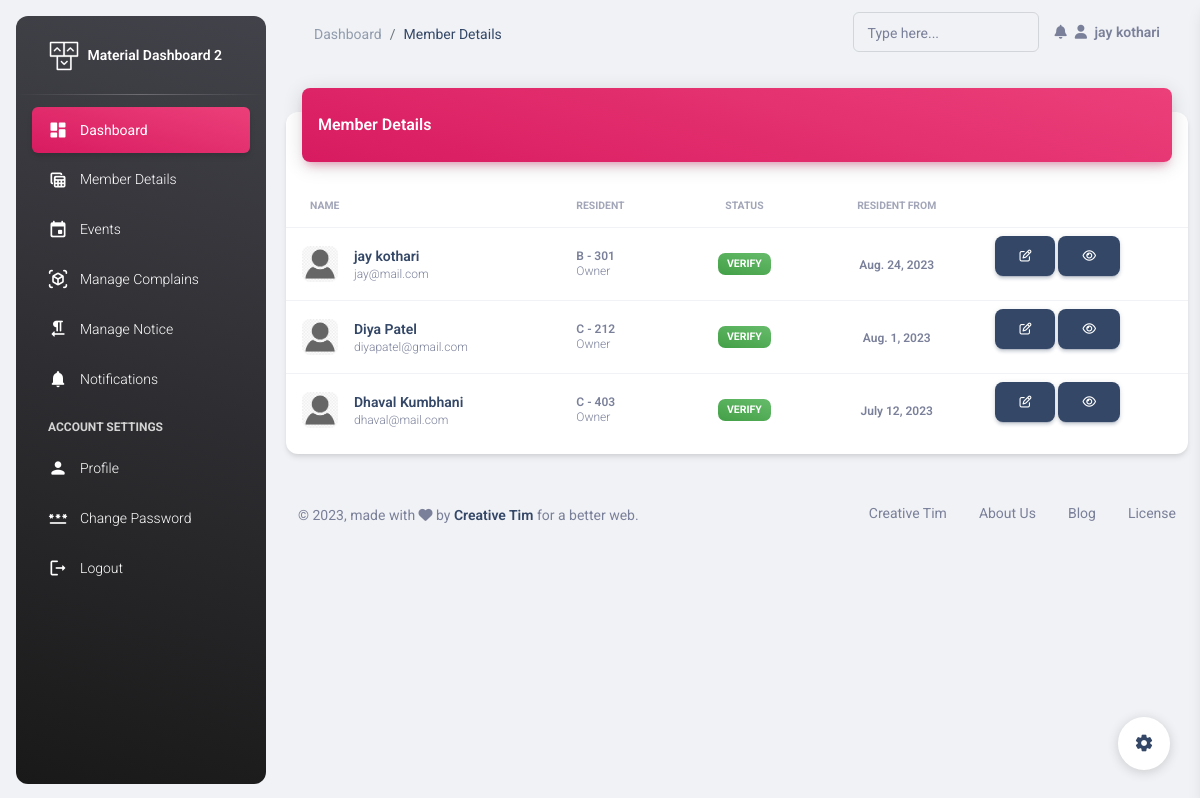
The app's page /sec/member-details/ (signed in) with its own data.
### Secretory/models.py (models this page shows, shortened)
class Secratory(models.Model):
    name = models.CharField(max_length=30)
    email = models.EmailField(unique=True)
    mobile = models.CharField(max_length=10)
    address = models.TextField()
    password = models.CharField(max_length=30)
    sec_from = models.DateField(auto_now_add=True)
    profile_pic = models.FileField(upload_to='profile',default='avtar.png')

### Members/models.py (models this page shows, shortened)
class Member(models.Model):
    fname = models.CharField(max_length=30)
    lname = models.CharField(max_length=30)
    mobile = models.CharField(max_length=13)
    email = models.EmailField(unique=True)
    flat_no = models.IntegerField()
    wing = models.CharField(max_length=1)
    res_from = models.DateField(null=True)
    created_on = models.DateTimeField(auto_now_add=True)
    res_type = models.CharField(max_length=20,default='Owner',choices=choice)
    verify = models.BooleanField(default=False)
    pic = models.FileField(upload_to='member_pic',default='avtar.png')
    password = models.CharField(max_length=30,null=True,blank=True)

### Secretory/views.py (the view)
# urls.py: path('member-details/',views.member_details, name='member-details'),
def member_details(request):
        user = Secratory.objects.get(email=request.session['email'])
        members = Member.objects.all()
        return render(request,'member-details.html',{'user':user,'members':members})

### Secretory/templates/member-details.html (shortened to what this page needs)
{% extends 'header.html' %}
{% load static %}
{% block page %}
Member Details
{% endblock %}
{% block content %}
<div class="container-fluid py-4">
    <div class="row">
      <div class="col-12">
        <div class="card my-4">
          <div class="card-header p-0 position-relative mt-n4 mx-3 z-index-2">
            <div class="bg-gradient-primary shadow-primary border-radius-lg pt-4 pb-3">
              <h6 class="text-white text-capitalize ps-3">Member Details</h6>
            </div>
          </div>
          <div class="card-body px-0 pb-2">
            <div class="table-responsive p-0">
              <table class="table align-items-center mb-0">
                <thead>
                  <tr>
                    <th class="text-uppercase text-secondary text-xxs font-weight-bolder opacity-7">Name</th>
                    <th class="text-uppercase text-secondary text-xxs font-weight-bolder opacity-7 ps-2">Resident</th>
                    <th class="text-center text-uppercase text-secondary text-xxs font-weight-bolder opacity-7">Status</th>
                    <th class="text-center text-uppercase text-secondary text-xxs font-weight-bolder opacity-7">Resident From</th>
                    <th class="text-secondary opacity-7"></th>
                  </tr>
                </thead>
                <tbody>
                  {% for member in members %}
                  <tr>
                    <td>
                      <div class="d-flex px-2 py-1">
                        <div>
                          <img src="{{member.pic.url}}" class="avatar avatar-sm me-3 border-radius-lg" alt="user1">
                        </div>
                        <div class="d-flex flex-column justify-content-center">
                          <h6 class="mb-0 text-sm">{{member.fname}}  {{member.lname}}</h6>
                          <p class="text-xs text-secondary mb-0">{{member.email}}</p>
                        </div>
                      </div>
                    </td>
                    <td>
                      <p class="text-xs font-weight-bold mb-0">{{member.wing}} - {{member.flat_no}}</p>
                      <p class="text-xs text-secondary mb-0">{{member.res_type}}</p>
                    </td>
                    <td class="align-middle text-center text-sm">
                      {% if member.verify %}
                      <span class="badge badge-sm bg-gradient-success">Verify</span>
                      {% else %}
                      <span class="badge badge-sm bg-gradient-danger">Not Verify</span>
                      {% endif %}
                    </td>
                    <td class="align-middle text-center">
                      <span class="text-secondary text-xs font-weight-bold">{{member.res_from}}</span>
                    </td>
                    <td class="align-middle">
                      <a href="{% url 'edit-member' member.id    %}" class="text-secondary font-weight-bold text-xs" data-toggle="tooltip" data-original-title="Edit user">
                        <button class="btn btn-dark"><i class="fa fa-edit"></i></button>
                      </a>
                      <a href="javascript:;" class="text-secondary font-weight-bold text-xs" data-toggle="tooltip" data-original-title="Edit user">
                        <button class="btn btn-dark"><i class="fa fa-eye"></i></button>
                      </a>
                    </td>
                  </tr>
                  {% endfor %}
                </tbody>
              </table>
            </div>
          </div>
        </div>
      </div>
    </div>
    <footer class="footer py-4  ">
      <div class="container-fluid">
        <div class="row align-items-center justify-content-lg-between">
          <div class="col-lg-6 mb-lg-0 mb-4">
            <div class="copyright text-center text-sm text-muted text-lg-start">
              © ,
              made with <i class="fa fa-heart"></i> by
              <a href="https://www.creative-tim.com" class="font-weight-bold" target="_blank">Creative Tim</a>
              for a better web.
            </div>
          </div>
          <div class="col-lg-6">
            <ul class="nav nav-footer justify-content-center justify-content-lg-end">
              <li class="nav-item">
                <a href="https://www.creative-tim.com" class="nav-link text-muted" target="_blank">Creative Tim</a>
              </li>
              <li class="nav-item">
                <a href="https://www.creative-tim.com/presentation" class="nav-link text-muted" target="_blank">About Us</a>
              </li>
              <li class="nav-item">
                <a href="https://www.creative-tim.com/blog" class="nav-link text-muted" target="_blank">Blog</a>
              </li>
              <li class="nav-item">
                <a href="https://www.creative-tim.com/license" class="nav-link pe-0 text-muted" target="_blank">License</a>
              </li>
            </ul>
          </div>
        </div>
      </div>
    </footer>
  </div>
{% endblock %}

### Secretory/templates/header.html (shortened to what this page needs)
{% load static %}
<!DOCTYPE html>
<html lang="en">
<head>
  <link href="{% static 'assets/css/nucleo-icons.css' %}" rel="stylesheet" />
  <link href="{% static 'assets/css/nucleo-svg.css' %}" rel="stylesheet" />
  <link id="pagestyle" href="{% static 'assets/css/material-dashboard.css' %}" rel="stylesheet" />
</head>
<body class="g-sidenav-show  bg-gray-200">
  <aside class="sidenav navbar navbar-vertical navbar-expand-xs border-0 border-radius-xl my-3 fixed-start ms-3   bg-gradient-dark" id="sidenav-main">
    <div class="sidenav-header">
      <a class="navbar-brand m-0" href=" https://demos.creative-tim.com/material-dashboard/pages/dashboard " target="_blank">
        <img src="{% static 'assets/img/logo-ct.png' %}" class="navbar-brand-img h-100" alt="main_logo">
        <span class="ms-1 font-weight-bold text-white">Material Dashboard 2</span>
      </a>
    </div>
    <hr class="horizontal light mt-0 mb-2">
    <div class="collapse navbar-collapse  w-auto " id="sidenav-collapse-main">
      <ul class="navbar-nav">
        <li class="nav-item">
          <a class="nav-link text-white active bg-gradient-primary" href="{% url 'index' %}">
            <div class="text-white text-center me-2 d-flex align-items-center justify-content-center">
              <i class="material-icons opacity-10">dashboard</i>
            </div>
            <span class="nav-link-text ms-1">Dashboard</span>
          </a>
        </li>
        <li class="nav-item">
          <a class="nav-link text-white " href="{% url 'member-details' %}">
            <div class="text-white text-center me-2 d-flex align-items-center justify-content-center">
              <i class="material-icons opacity-10">table_view</i>
            </div>
            <span class="nav-link-text ms-1">Member Details</span>
          </a>
        </li>
        <li class="nav-item">
          <a class="nav-link text-white " href="{% url 'manage-events' %}">
            <div class="text-white text-center me-2 d-flex align-items-center justify-content-center">
              <i class="material-icons opacity-10">event</i>
            </div>
            <span class="nav-link-text ms-1">Events</span>
          </a>
        </li>
        <li class="nav-item">
          <a class="nav-link text-white " href="{% url 'manage-complains' %}">
            <div class="text-white text-center me-2 d-flex align-items-center justify-content-center">
              <i class="material-icons opacity-10">view_in_ar</i>
            </div>
            <span class="nav-link-text ms-1">Manage Complains</span>
          </a>
        </li>
        <li class="nav-item">
          <a class="nav-link text-white " href="{% url 'manage-notice' %}">
            <div class="text-white text-center me-2 d-flex align-items-center justify-content-center">
              <i class="material-icons opacity-10">format_textdirection_r_to_l</i>
            </div>
            <span class="nav-link-text ms-1">Manage Notice</span>
          </a>
        </li>
        <li class="nav-item">
          <a class="nav-link text-white " href="../pages/notifications.html">
            <div class="text-white text-center me-2 d-flex align-items-center justify-content-center">
              <i class="material-icons opacity-10">notifications</i>
            </div>
            <span class="nav-link-text ms-1">Notifications</span>
          </a>
        </li>
        <li class="nav-item mt-3">
          <h6 class="ps-4 ms-2 text-uppercase text-xs text-white font-weight-bolder opacity-8">Account Settings</h6>
        </li>
        <li class="nav-item">
          <a class="nav-link text-white " href="{% url 'edit-profile' %}">
            <div class="text-white text-center me-2 d-flex align-items-center justify-content-center">
              <i class="material-icons opacity-10">person</i>
            </div>
            <span class="nav-link-text ms-1">Profile</span>
          </a>
        </li>
        <li class="nav-item">
          <a class="nav-link text-white " href="{% url 'change-password' %}">
            <div class="text-white text-center me-2 d-flex align-items-center justify-content-center">
              <i class="material-icons opacity-10">password</i>
            </div>
            <span class="nav-link-text ms-1">Change Password</span>
          </a>
        </li>
        <li class="nav-item">
          <a class="nav-link text-white " href="{% url 'logout' %}">
            <div class="text-white text-center me-2 d-flex align-items-center justify-content-center">
              <i class="material-icons opacity-10">logout</i>
            </div>
            <span class="nav-link-text ms-1">Logout</span>
          </a>
        </li>
      </ul>
    </div>
  </aside>
  <main class="main-content position-relative max-height-vh-100 h-100 border-radius-lg ">
    <nav class="navbar navbar-main navbar-expand-lg px-0 mx-4 shadow-none border-radius-xl" id="navbarBlur" data-scroll="true">
        <div class="container-fluid py-1 px-3">
          <nav aria-label="breadcrumb">
            <ol class="breadcrumb bg-transparent mb-0 pb-0 pt-1 px-0 me-sm-6 me-5">
              <li class="breadcrumb-item text-sm"><a class="opacity-5 text-dark" href="javascript:;">Dashboard</a></li>
              <li class="breadcrumb-item text-sm text-dark active" aria-current="page">{% block page %}Dashboard{% endblock %}</li>
            </ol>
          </nav>
          <div class="collapse navbar-collapse mt-sm-0 mt-2 me-md-0 me-sm-4" id="navbar">
            <div class="ms-md-auto pe-md-3 d-flex align-items-center">
              <div class="input-group input-group-outline">
                <label class="form-label">Type here...</label>
                <input type="text" class="form-control">
              </div>
            </div>
            <ul class="navbar-nav  justify-content-end">
              <li class="nav-item dropdown pe-2 d-flex align-items-center">
                <a href="javascript:;" class="nav-link text-body p-0" id="dropdownMenuButton" data-bs-toggle="dropdown" aria-expanded="false">
                  <i class="fa fa-bell cursor-pointer"></i>
                </a>
              </li>
              <li class="nav-item d-flex align-items-center">
                <a href="../pages/sign-in.html" class="nav-link text-body font-weight-bold px-0">
                  <i class="fa fa-user me-sm-1"></i>
                  <span class="d-sm-inline d-none">{{user.name}}</span>
                </a>
              </li>
            </ul>
          </div>
        </div>
      </nav>
      {% block content %}
      {% endblock %}
    </main>
    <div class="fixed-plugin">
      <a class="fixed-plugin-button text-dark position-fixed px-3 py-2">
        <i class="material-icons py-2">settings</i>
      </a>
    </div>
  </body>
  </html>

### records on screen
Secratory: name "jay kothari"
Member: pic (picture), fname "jay", lname "kothari", email "jay@mail.com", wing "B", flat_no "301", res_type "Owner", verify "VERIFY", res_from "Aug. 24, 2023"
Member: pic (picture), fname "Diya", lname "Patel", email "diyapatel@gmail.com", wing "C", flat_no "212", res_type "Owner", verify "VERIFY", res_from "Aug. 1, 2023"
Member: pic (picture), fname "Dhaval", lname "Kumbhani", email "dhaval@mail.com", wing "C", flat_no "403", res_type "Owner", verify "VERIFY", res_from "July 12, 2023"
